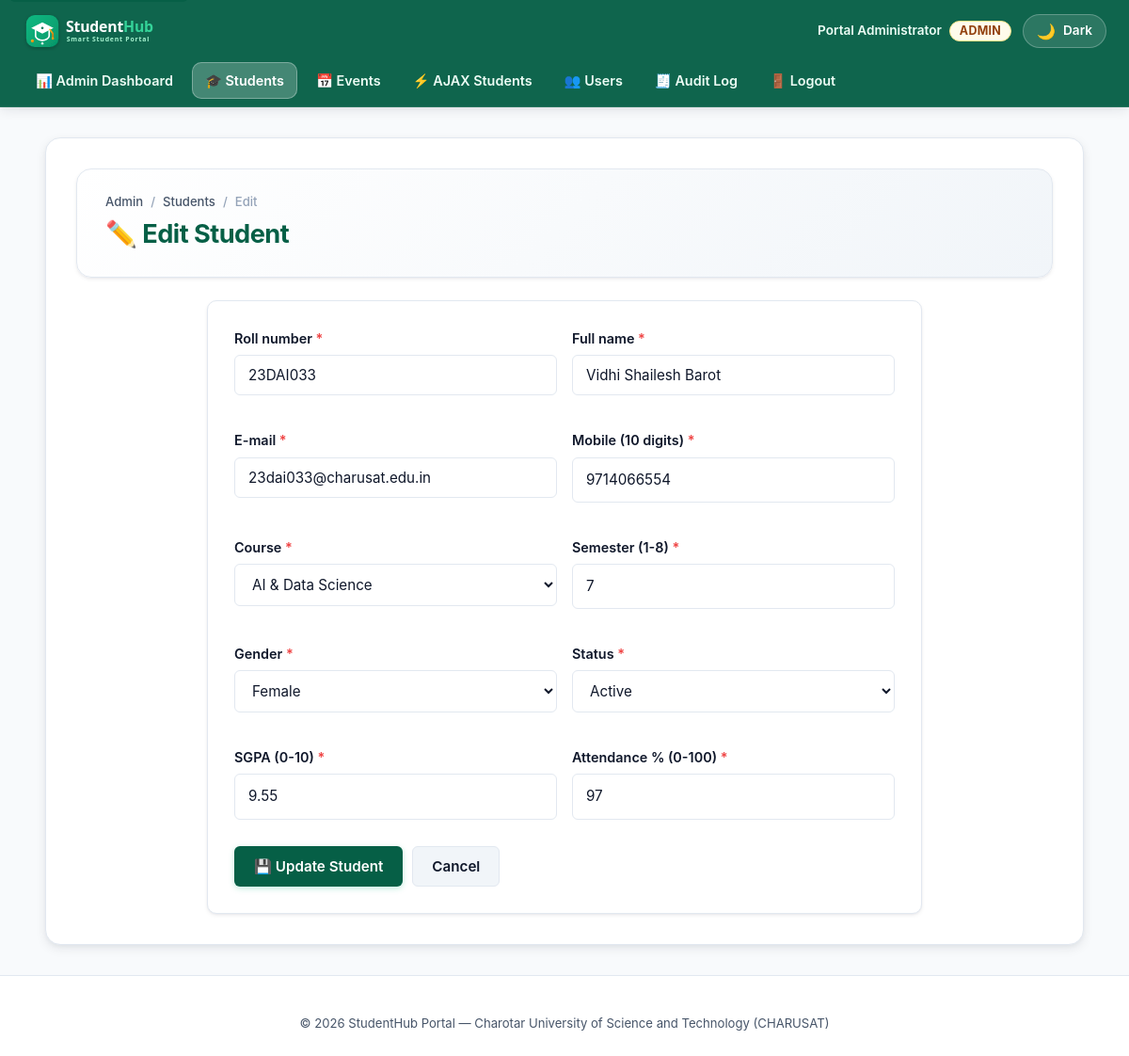
The page /Practical-11/student_form.php?id=18 (signed in) on the database its author committed.
### tables this page shows
CREATE TABLE `students` (
  `id` int(10) unsigned NOT NULL AUTO_INCREMENT,
  `student_id` varchar(15) NOT NULL,
  `fullname` varchar(60) NOT NULL,
  `email` varchar(100) NOT NULL,
  `mobile` char(10) NOT NULL,
  `course` varchar(50) NOT NULL,
  `semester` tinyint(3) unsigned NOT NULL,
  `gender` enum('Male','Female','Other') NOT NULL DEFAULT 'Other',
  `sgpa` decimal(3,2) NOT NULL DEFAULT 0.00,
  `attendance` tinyint(3) unsigned NOT NULL DEFAULT 0,
  `status` enum('active','inactive') NOT NULL DEFAULT 'active',
  `created_at` timestamp NOT NULL DEFAULT current_timestamp(),
  PRIMARY KEY (`id`),
  UNIQUE KEY `uq_students_student_id` (`student_id`),
  UNIQUE KEY `uq_students_email` (`email`),
  KEY `idx_students_course` (`course`),
  CONSTRAINT `chk_students_semester` CHECK (`semester` between 1 and 8),
  CONSTRAINT `chk_students_sgpa` CHECK (`sgpa` between 0 and 10),
  CONSTRAINT `chk_students_attendance` CHECK (`attendance` between 0 and 100)
);

### Practical(1-4)(Studenthub)/includes/helpers.php (called while the page is built, shortened)
<?php
function e($value): string
{
    return htmlspecialchars((string)$value, ENT_QUOTES | ENT_SUBSTITUTE, 'UTF-8');
}

### Practical-11/student_form.php (the view, shortened to what this page needs)
<?php
require_once __DIR__ . '/../includes/auth.php';
require_once __DIR__ . '/../includes/layout.php';
$id = (int)($_GET['id'] ?? $_POST['id'] ?? 0);
$isEdit = $id > 0;
$data = ['student_id' => '', 'fullname' => '', 'email' => '', 'mobile' => '', 'course' => '', 'semester' => '',
         'gender' => '', 'sgpa' => '', 'attendance' => '', 'status' => 'active'];
$errors = [];
if ($isEdit) {
    $stmt = $conn->prepare('SELECT * FROM students WHERE id = ?');
    $stmt->bind_param('i', $id);
    $stmt->execute();
    $existing = $stmt->get_result()->fetch_assoc();
    $data = array_merge($data, $existing);
}
?>
<form method="post" action="student_form.php<?= $isEdit ? '?id=' . $id : '' ?>" class="card-form" novalidate>
  <div class="form-grid">
    <div class="form-group<?= isset($errors['student_id']) ? ' has-error' : '' ?>">
      <label for="student_id" class="req">Roll number</label>
      <input type="text" id="student_id" name="student_id" maxlength="15" value="<?= e($data['student_id']) ?>" required>
    </div>
    <div class="form-group<?= isset($errors['fullname']) ? ' has-error' : '' ?>">
      <label for="fullname" class="req">Full name</label>
      <input type="text" id="fullname" name="fullname" maxlength="60" value="<?= e($data['fullname']) ?>" required>
    </div>
    <div class="form-group<?= isset($errors['email']) ? ' has-error' : '' ?>">
      <label for="email" class="req">E-mail</label>
      <input type="email" id="email" name="email" maxlength="100" value="<?= e($data['email']) ?>" required>
    </div>
    <div class="form-group<?= isset($errors['mobile']) ? ' has-error' : '' ?>">
      <label for="mobile" class="req">Mobile (10 digits)</label>
      <input type="tel" id="mobile" name="mobile" maxlength="10" inputmode="numeric" value="<?= e($data['mobile']) ?>" required>
    </div>
    <div class="form-group<?= isset($errors['course']) ? ' has-error' : '' ?>">
      <label for="course" class="req">Course</label>
      <select id="course" name="course" required>
<?php foreach (COURSES as $c): ?>
        <option value="<?= e($c) ?>"<?= $data['course'] === $c ? ' selected' : '' ?>><?= e($c) ?></option>
<?php endforeach; ?>
      </select>
    </div>
    <div class="form-group<?= isset($errors['semester']) ? ' has-error' : '' ?>">
      <label for="semester" class="req">Semester (1-8)</label>
      <input type="number" id="semester" name="semester" min="1" max="8" value="<?= e($data['semester']) ?>" required>
    </div>
    <div class="form-group<?= isset($errors['gender']) ? ' has-error' : '' ?>">
      <label for="gender" class="req">Gender</label>
      <select id="gender" name="gender" required>
<?php foreach (GENDERS as $g): ?>
        <option value="<?= e($g) ?>"<?= $data['gender'] === $g ? ' selected' : '' ?>><?= e($g) ?></option>
<?php endforeach; ?>
      </select>
    </div>
    <div class="form-group<?= isset($errors['status']) ? ' has-error' : '' ?>">
      <label for="status" class="req">Status</label>
      <select id="status" name="status">
        <option value="active"<?= $data['status'] === 'active' ? ' selected' : '' ?>>Active</option>
      </select>
    </div>
    <div class="form-group<?= isset($errors['sgpa']) ? ' has-error' : '' ?>">
      <label for="sgpa" class="req">SGPA (0-10)</label>
      <input type="number" id="sgpa" name="sgpa" min="0" max="10" step="0.01" value="<?= e($data['sgpa']) ?>" required>
    </div>
    <div class="form-group<?= isset($errors['attendance']) ? ' has-error' : '' ?>">
      <label for="attendance" class="req">Attendance % (0-100)</label>
      <input type="number" id="attendance" name="attendance" min="0" max="100" value="<?= e($data['attendance']) ?>" required>
    </div>
  </div>
  <div class="form-actions">
    <button type="submit" class="btn btn-primary"><?= $isEdit ? '💾 Update Student' : '➕ Add Student' ?></button>
    <a class="btn btn-secondary" href="students_list.php">Cancel</a>
  </div>
</form>

### Practical(1-4)(Studenthub)/for_css/common.css (style rules this page uses)
:root { --primary: #065f46; --primary-light: #0d9488; --primary-dark: #044e39; --primary-subtle: #ecfdf5; --primary-glow: rgba(16, 185, 129, 0.25); --secondary: #1e293b; --secondary-light: #334155; --secondary-dark: #0f172a; --accent: #d97706; --accent-light: #f59e0b; --accent-subtle: #fef3c7; --success: #10b981; --success-bg: #ecfdf5; --success-border: #a7f3d0; --success-text: #065f46; --warning: #f59e0b; --warning-bg: #fffbeb; --warning-border: #fde68a; --warning-text: #92400e; --danger: #ef4444; --danger-bg: #fef2f2; --danger-border: #fecaca; --danger-text: #991b1b; --info: #0284c7; --info-bg: #f0f9ff; --info-border: #bae6fd; --info-text: #075985; --bg-base: #f8fafc; --bg-surface: #ffffff; --bg-surface-elevated: #ffffff; --bg-subsurface: #f1f5f9; --border-color: #e2e8f0; --border-subtle: #f1f5f9; --border-focus: #10b981; --text-main: #0f172a; --text-muted: #475569; --text-faint: #94a3b8; --text-inverse: #ffffff; --nav-bg: rgba(6, 95, 70, 0.96); --nav-border: rgba(255, 255, 255, 0.1); --nav-link-color: #ecfdf5; --nav-link-hover-bg: rgba(255, 255, 255, 0.15); --nav-link-active-bg: rgba(255, 255, 255, 0.22); --table-header-bg: #065f46; --table-header-text: #ffffff; --table-row-even: #f8fafc; --table-row-hover: #ecfdf5; --table-border: #e2e8f0; --shadow-xs: 0 1px 2px rgba(0, 0, 0, 0.05); --shadow-sm: 0 2px 4px rgba(15, 23, 42, 0.06), 0 1px 2px rgba(15, 23, 42, 0.04); --shadow-md: 0 4px 12px rgba(15, 23, 42, 0.08), 0 2px 4px rgba(15, 23, 42, 0.04); --shadow-lg: 0 10px 25px -3px rgba(15, 23, 42, 0.1), 0 4px 6px -2px rgba(15, 23, 42, 0.05); --shadow-xl: 0 20px 35px -5px rgba(15, 23, 42, 0.15), 0 10px 10px -5px rgba(15, 23, 42, 0.04); --radius-sm: 6px; --radius-md: 10px; --radius-lg: 16px; --radius-xl: 24px; --radius-full: 9999px; --transition-fast: 0.15s cubic-bezier(0.4, 0, 0.2, 1); --transition-normal: 0.25s cubic-bezier(0.4, 0, 0.2, 1); --transition-smooth: 0.35s cubic-bezier(0.4, 0, 0.2, 1); --banner-bg: #064e3b; --banner-text: #ffffff; --modal-backdrop: rgba(15, 23, 42, 0.7); --modal-bg: #ffffff; }
*, *::before, *::after { margin: 0; padding: 0; box-sizing: border-box; }
html { scroll-behavior: smooth; font-size: 16px; }
body { font-family: 'Inter', system-ui, -apple-system, BlinkMacSystemFont, 'Segoe UI', Roboto, sans-serif; background-color: var(--bg-base); color: var(--text-main); line-height: 1.6; min-height: 100vh; display: flex; flex-direction: column; text-rendering: optimizeLegibility; -webkit-font-smoothing: antialiased; transition: background-color var(--transition-normal), color var(--transition-normal); }
a { color: var(--primary); text-decoration: none; font-weight: 600; transition: color var(--transition-fast), text-decoration var(--transition-fast); }
button, .btn, input[type="submit"] { font-family: inherit; font-weight: 600; font-size: 0.95rem; padding: 10px 20px; border-radius: var(--radius-sm); border: 1px solid transparent; cursor: pointer; display: inline-flex; align-items: center; justify-content: center; gap: 8px; transition: all var(--transition-fast); line-height: 1.4; text-decoration: none; }
.btn-primary, button:not(.btn):not(.theme-toggle-btn):not(.hamburger-btn):not(.banner-close-btn):not(.faq-question):not(.slider-btn):not(.slider-dot):not(.modal-close-btn):not(.btn-secondary):not(.btn-outline):not(.btn-danger), input[type="submit"] { background: var(--primary); color: #ffffff; box-shadow: 0 2px 6px var(--primary-glow); }
.btn-secondary { background: var(--bg-subsurface); color: var(--text-main); border-color: var(--border-color); }
form { max-width: 520px; margin: 24px auto; background: var(--bg-surface); color: var(--text-main); padding: 28px; border-radius: var(--radius-md); box-shadow: var(--shadow-sm); border: 1px solid var(--border-color); }
.form-group { margin-bottom: 20px; text-align: left; }
form label { display: block; margin-bottom: 6px; font-weight: 600; font-size: 0.9rem; color: var(--text-main); }
form input[type="text"], form input[type="email"], form input[type="password"], form select, form textarea { width: 100%; padding: 11px 14px; background-color: var(--bg-surface); color: var(--text-main); border: 1.5px solid var(--border-color); border-radius: var(--radius-sm); font-size: 0.95rem; font-family: inherit; transition: border-color var(--transition-fast), box-shadow var(--transition-fast), background-color var(--transition-normal); }
form input::placeholder, form textarea::placeholder { color: var(--text-faint); }

### rows shown on the page
students: student_id "23DAI033", fullname "Vidhi Shailesh Barot", email "23dai033@charusat.edu.in", mobile "9714066554", semester "7", status "Active", sgpa "9.55", attendance "97"

### other values the page prints
$user['fullname'] "Portal Administrator"
$user['role'] "ADMIN"
$label "📊 Admin Dashboard"
$label "🎓 Students"
$label "📅 Events"
$label "⚡ AJAX Students"
$label "👥 Users"
$label "🧾 Audit Log"
$label "🚪 Logout"
$c[0] "Admin"
$c[0] "Students"
$c[0] "Edit"
$opts['heading'] "✏️ Edit Student"
form field course "AI & Data Science"
form field gender "Female"
